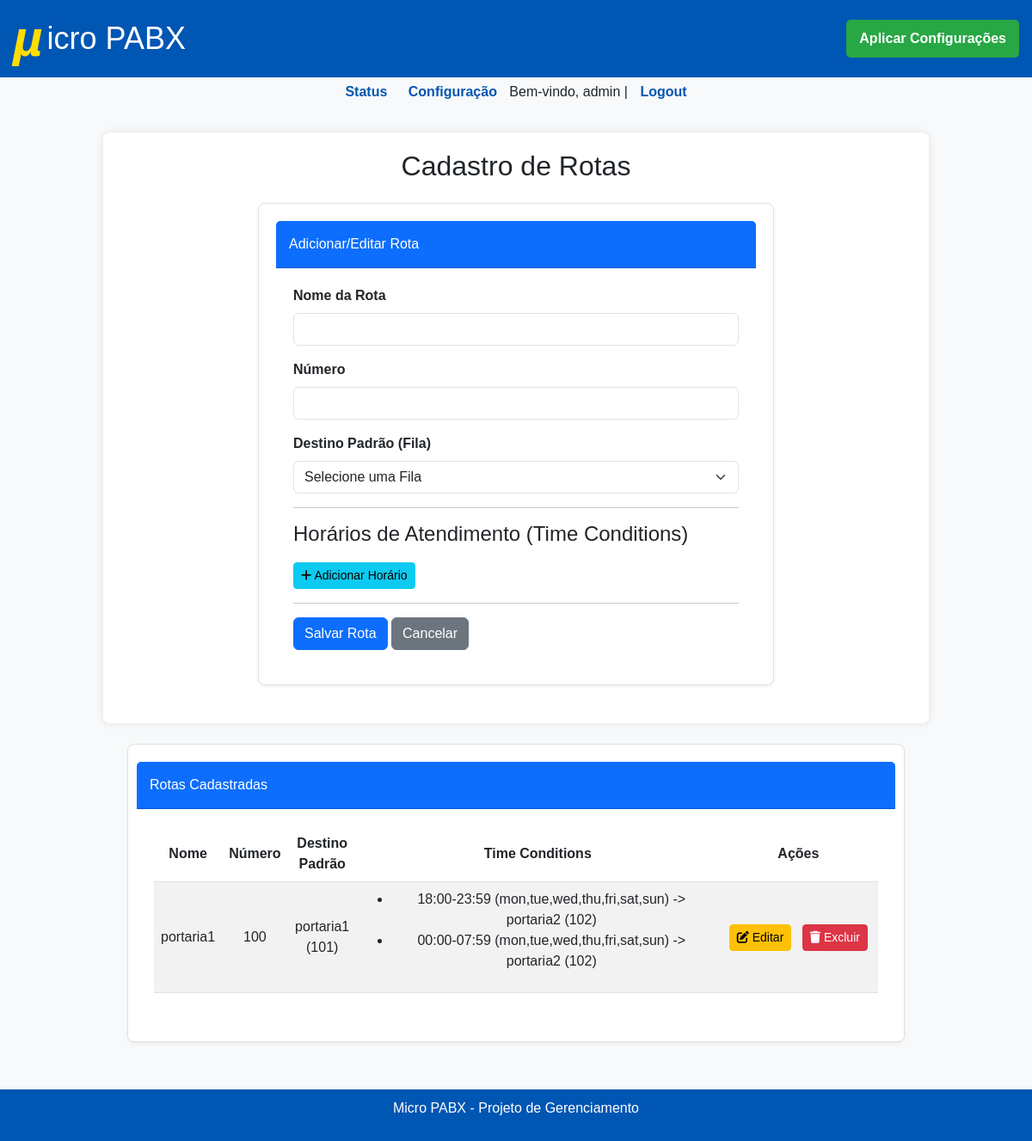
The app's page /config/rotas (signed in), older data.
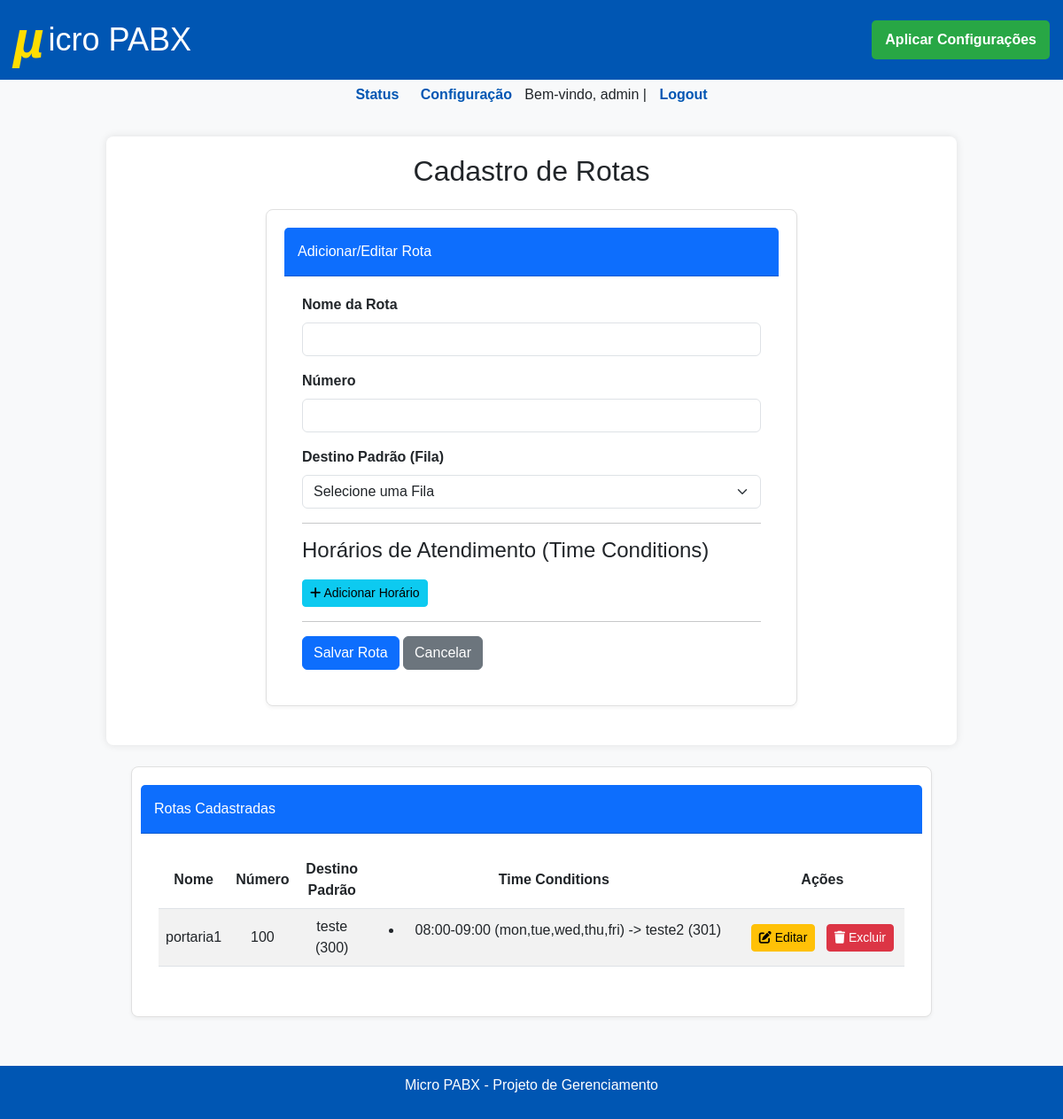
The same page, newer data.
### tables this page shows
CREATE TABLE rotas (
                    id INTEGER PRIMARY KEY AUTOINCREMENT,
                    nome TEXT NOT NULL,
                    numero_entrada TEXT UNIQUE NOT NULL,
                    dest_fila_else INTEGER NOT NULL, -- FK para o ID da tabela de filas
                    FOREIGN KEY (dest_fila_else) REFERENCES filas(id) ON DELETE CASCADE
                );

CREATE TABLE filas (
                    id INTEGER PRIMARY KEY AUTOINCREMENT,
                    fila INTEGER UNIQUE NOT NULL,
                    nome TEXT NOT NULL
                );

CREATE TABLE time_conditions (
                    id INTEGER PRIMARY KEY AUTOINCREMENT,
                    rota_id INTEGER NOT NULL,
                    time_start TEXT NOT NULL,
                    time_end TEXT NOT NULL,
                    days TEXT NOT NULL, -- Armazenado como string separada por vírgulas, ex: "mon,tue,wed"
                    dest_fila_if_time INTEGER NOT NULL, -- FK para o ID da tabela de filas
                    FOREIGN KEY (rota_id) REFERENCES rotas(id) ON DELETE CASCADE,
                    FOREIGN KEY (dest_fila_if_time) REFERENCES filas(id) ON DELETE CASCADE
                );

### blueprints/rotas.py (the view, shortened to what this page needs)
@rotas_bp.route("/rotas", methods=["GET", "POST"])
@login_required
def config_rotas():
    rotas = get_routes(include_time_conditions=True)  # <- precisa do novo parâmetro
    filas = get_filas()
    return render_template("config_rotas.html", rotas=rotas, filas=filas)

### auth.py (called while the page is built)
def login_required(f):
    @wraps(f)
    def decorated_function(*args, **kwargs):
        if not session.get("user"):
            flash("Você precisa estar logado para acessar esta página.", "warning")
            return redirect(url_for("auth.login")) # Rota de login agora está no blueprint 'auth'
        return f(*args, **kwargs)
    return decorated_function

### database.py (called while the page is built)
def get_db():
    conn = sqlite3.connect(DB_PATH)
    conn.row_factory = sqlite3.Row
    return conn

def get_filas():
    db = get_db()
    filas_raw = db.execute("SELECT id, fila, nome FROM filas order by fila").fetchall()
    filas = []
    for f in filas_raw:
        ramais_associados = db.execute(
            "SELECT ramal_id FROM ramal_fila WHERE fila_id = ?", (f["id"],)
        ).fetchall()
        ramais_id_list = [r["ramal_id"] for r in ramais_associados]
        filas.append({
            "id": f["id"], "fila": f["fila"], "nome": f["nome"], "ramais": ramais_id_list
        })
    db.close()
    return filas

### templates/config_rotas.html (shortened to what this page needs)
{% extends "base.html" %}
{% block content %}
    <div class="container main-content">
        <h2 class="mb-4 text-center">Cadastro de Rotas</h2>
        <div class="card mb-4">
            <div class="card-header bg-primary text-white">Adicionar/Editar Rota</div>
            <div class="card-body">
                <form id="rotaForm" method="POST" action="{{ url_for('rotas.config_rotas') }}">
                    <div class="mb-3">
                        <label for="nome" class="form-label">Nome da Rota</label>
                        <input type="text" class="form-control" id="nome" name="nome" required>
                    </div>
                    <div class="mb-3">
                        <label for="numero_entrada" class="form-label">Número</label>
                        <input type="text" class="form-control" id="numero_entrada" name="numero_entrada" required>
                    </div>
                    <div class="mb-3">
                        <label for="dest_fila_else" class="form-label">Destino Padrão (Fila)</label>
                        <select class="form-select" id="dest_fila_else" name="dest_fila_else" required>
                            <option value="">Selecione uma Fila</option>
                        </select>
                    </div>
                    <hr>
                    <h4>Horários de Atendimento (Time Conditions)</h4>
                    <button type="button" class="btn btn-info btn-sm btn-add-tc"><i class="fas fa-plus"></i> Adicionar Horário</button>
                    <hr>
                    <button type="submit" class="btn btn-primary">Salvar Rota</button>
                    <button type="button" class="btn btn-secondary" onclick="resetForm()">Cancelar</button>
                </form>
            </div>
        </div>
    </div>
    <div class="mt-4" style="width: 80%; margin: 0 auto;">
        <div class="wide-section">
            <div class="card">
                <div class="card-header bg-primary text-white">Rotas Cadastradas</div>
                <div class="card-body">
                    <div class="table-responsive" style="width: 100%;">
                        <table class="table table-striped table-hover">
                            <thead>
                                <tr>
                                    <th style="text-align: center;">Nome</th>
                                    <th style="text-align: center;">Número</th>
                                    <th style="text-align: center;">Destino Padrão</th>
                                    <th style="width: 50%; text-align: center;">Time Conditions</th>
                                    <th style="width: 22%; text-align: center;">Ações</th>
                                </tr>
                            </thead>
                            <tbody>
                                {% for rota in rotas %}
                                    <tr>
                                        <td style="text-align: center;">{{ rota.nome }}</td>
                                        <td style="text-align: center;">{{ rota.numero_entrada }}</td>
                                        <td style="text-align: center;">
                                            {% for fila in filas %}
                                                {% if fila.id == rota.dest_fila_else %}
                                                    {{ fila.nome }} ({{ fila.fila }})
                                                {% endif %}
                                            {% endfor %}
                                        </td>
                                        <td style="text-align: center;">
                                            {% if rota.time_conditions %}
                                                <ul>
                                                    {% for tc in rota.time_conditions %}
                                                        <li>{{ tc.time_start }}-{{ tc.time_end }} ({{ tc.days }}) ->
                                                            {% for fila in filas %}
                                                                {% if fila.id == tc.dest_fila_if_time %}
                                                                    {{ fila.nome }} ({{ fila.fila }})
                                                                {% endif %}
                                                            {% endfor %}
                                                        </li>
                                                    {% endfor %}
                                                </ul>
                                            {% else %}
                                                Nenhum
                                            {% endif %}
                                        </td>
                                        <td style="text-align: center;">
                                            <button class="btn btn-warning btn-sm me-2" onclick="editRota(this)"
                                                    data-id="{{ rota.id }}"
                                                    data-nome="{{ rota.nome }}"
                                                    data-numero_entrada="{{ rota.numero_entrada }}"
                                                    data-dest_fila_else="{{ rota.dest_fila_else }}"
                                                    data-time_conditions="{{ rota.time_conditions | tojson }}">
                                                <i class="fas fa-edit"></i> Editar
                                            </button>
                                            <form action="{{ url_for('rotas.excluir_rota') }}" method="POST" style="display:inline;">
                                                <button type="submit" class="btn btn-danger btn-sm" onclick="return confirm('Tem certeza que deseja excluir esta rota?');">
                                                    <i class="fas fa-trash"></i> Excluir
                                                </button>
                                            </form>
                                        </td>
                                    </tr>
                                {% endfor %}
                            </tbody>
                        </table>
                    </div>
                </div>
            </div>
        </div>
    </div>
{% endblock %}

### templates/base.html (shortened to what this page needs)
<!DOCTYPE html>
<html lang="pt-BR">
<head>
    <link href="https://cdn.jsdelivr.net/npm/bootstrap@5.3.0/dist/css/bootstrap.min.css" rel="stylesheet">
    <link rel="stylesheet" href="https://cdnjs.cloudflare.com/ajax/libs/font-awesome/6.0.0-beta3/css/all.min.css">
</head>
<body>
    <header>
        <h1><span>&#181;</span>icro PABX</h1>
        <form action="{{ url_for('main.reload') }}" method="POST" style="display: inline;">
            <button type="submit">Aplicar Configurações</button>
        </form>
    </header>
    <nav>
        <a href="{{ url_for('main.index') }}">Status</a>
        <a href="{{ url_for('pabx.config_pabx') }}">Configuração</a>
        {% if session.get('user') %}
            <span>Bem-vindo, {{ session.get('user') }}</span>
        | <a href="{{ url_for('auth.logout') }}">Logout</a>
        {% endif %}
    </nav>
    <div class="container">
        {% block content %}{% endblock %}
    </div>
    <footer>
        <p>Micro PABX - Projeto de Gerenciamento</p>
    </footer>
</body>
</html>

### templates/base.html (style rules this page uses)
body { font-family: Arial, sans-serif; background-color: #f4f8fb; margin: 0; padding: 0; }
header { background-color: #0056b3; color: white; padding: 15px; display: flex; justify-content: space-between; align-items: center; }
header h1 { font-size: 36px; color: white; margin: 0; display: flex; align-items: center; }
header h1 span { font-weight: bold; color: #ffdd00; font-size: 60px; font-style: italic; line-height: 1; margin-right: 5px; align-items: center; }
header form { margin: 0; }
header button { background-color: #28a745; color: white; border: none; padding: 10px 15px; border-radius: 5px; font-weight: bold; cursor: pointer; }
nav { margin: 5px; text-align: center; }
nav a { margin: 0 10px; text-decoration: none; color: #0056b3; font-weight: bold; }
.container { padding: 5px; }
.card { background: white; border-radius: 8px; padding: 20px; margin: 15px auto; max-width: 600px; box-shadow: 0 2px 6px rgba(0,0,0,0.1); }
footer { background-color: #0056b3; color: white; text-align: center; padding: 10px; margin-top: 30px; }

### templates/config_rotas.html (style rules this page uses)
body { background-color: #f8f9fa; }
.container { margin-top: 30px; }
.card { margin-bottom: 20px; border: 1px solid #e0e0e0; border-radius: 8px; box-shadow: 0 2px 4px rgba(0,0,0,.05); max-width: 600px; }
.card-header { background-color: #007bff; color: white; border-radius: 8px 8px 0 0; padding: 15px; }
.card-body { padding: 20px; }
.form-label { font-weight: bold; }
.btn-add-tc { margin-top: 10px; }
.main-content { max-width: 960px; margin: 0 auto; padding: 20px; background-color: #fff; border-radius: 8px; box-shadow: 0 0 10px rgba(0,0,0,0.1); }
.table th, .table td { vertical-align: middle; }
.table-responsive { overflow-x: auto; }
.wide-section .card { max-width: 1280px !important; width: 100%; margin: 0 auto 20px auto; }
@media (max-width: 1280px) { .wide-section .card { max-width: 100%; padding-left:10px; padding-right:10px; } }

Row changes from the older to the newer data that the page shows:
removed filas: nome "portaria1", fila "101"
removed time_conditions: time_start "18:00", time_end "23:59", days "mon,tue,wed,thu,fri,sat,sun", shown under "portaria1"
removed filas: nome "portaria2", fila "102"
removed time_conditions: time_start "00:00", time_end "07:59", days "mon,tue,wed,thu,fri,sat,sun", shown under "portaria1"
added filas: nome "teste", fila "300", shown under "portaria1"
added time_conditions: time_start "08:00", time_end "09:00", days "mon,tue,wed,thu,fri", shown under "portaria1"
added filas: nome "teste2", fila "301", shown under "08:00"
